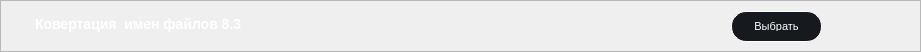
      <widget class="QFrame" name="frame_ConvNameFile83">
       <property name="geometry">
        <rect>
         <x>10</x>
         <y>316</y>
         <width>921</width>
         <height>45</height>
        </rect>
       </property>
       <property name="maximumSize">
        <size>
         <width>16777215</width>
         <height>45</height>
        </size>
       </property>
       <property name="styleSheet">
        <string notr="true">/* styles.qss */

#frame_ConvNameFile83 {
    background-color: #161A1E;
    border-radius: 15px; /* Установите значение по вашему усмотрению для достижения овальной формы */
}
</string>
       </property>
       <property name="frameShape">
        <enum>QFrame::StyledPanel</enum>
       </property>
       <property name="frameShadow">
        <enum>QFrame::Raised</enum>
       </property>
       <layout class="QHBoxLayout" name="horizontalLayout_7">
        <property name="spacing">
         <number>0</number>
        </property>
        <property name="leftMargin">
         <number>0</number>
        </property>
        <property name="topMargin">
         <number>0</number>
        </property>
        <property name="rightMargin">
         <number>0</number>
        </property>
        <property name="bottomMargin">
         <number>0</number>
        </property>
        <item>
         <widget class="QFrame" name="frame_ConvNameFile83_2">
          <property name="minimumSize">
           <size>
            <width>0</width>
            <height>50</height>
           </size>
          </property>
          <property name="styleSheet">
           <string notr="true">background-color: transparent;</string>
          </property>
          <property name="frameShape">
           <enum>QFrame::StyledPanel</enum>
          </property>
          <property name="frameShadow">
           <enum>QFrame::Raised</enum>
          </property>
          <widget class="QLabel" name="labelConvNameFile83">
           <property name="geometry">
            <rect>
             <x>569</x>
             <y>10</y>
             <width>151</width>
             <height>31</height>
            </rect>
           </property>
           <property name="sizePolicy">
            <sizepolicy hsizetype="Preferred" vsizetype="Preferred">
             <horstretch>70</horstretch>
             <verstretch>30</verstretch>
            </sizepolicy>
           </property>
           <property name="minimumSize">
            <size>
             <width>70</width>
             <height>30</height>
            </size>
           </property>
           <property name="styleSheet">
            <string notr="true">color: white; /* Установите цвет текста в белый */
font-size: 14px; /* Установите размер шрифта в 14 пикселей */
font-family: &quot;Times New Roman&quot;; /* Установите тип шрифта по вашему выбору */
font-weight: bold; /* Установите жирность шрифта (если нужно) */
margin-top: 5px; /* Опустить текст на 10 пикселей вниз */</string>
           </property>
           <property name="text">
            <string/>
           </property>
          </widget>
          <widget class="QPushButton" name="pushConvNameFile83">
           <property name="geometry">
            <rect>
             <x>730</x>
             <y>10</y>
             <width>91</width>
             <height>31</height>
            </rect>
           </property>
           <property name="minimumSize">
            <size>
             <width>91</width>
             <height>31</height>
            </size>
           </property>
           <property name="maximumSize">
            <size>
             <width>91</width>
             <height>31</height>
            </size>
           </property>
           <property name="baseSize">
            <size>
             <width>0</width>
             <height>0</height>
            </size>
           </property>
           <property name="styleSheet">
            <string notr="true">/* styles.qss */

QPushButton {
    background-color: #161A1E;
    border-radius: 15px;
    color: white; /* Установите цвет текста */
    font-size: 11px; /* Установите размер шрифта */
    padding: 10px 20px; /* Установите отступы */
    border: 1px solid white; /* Уменьшаем толщину обводки до 1 пикселя */
}

QPushButton:hover {
    background-color: #2C3236;
    transition: background-color 0.3s ease;
}
</string>
           </property>
           <property name="text">
            <string>Выбрать</string>
           </property>
          </widget>
          <widget class="QLabel" name="labelTextConvNameFile83">
           <property name="geometry">
            <rect>
             <x>30</x>
             <y>10</y>
             <width>271</width>
             <height>21</height>
            </rect>
           </property>
           <property name="styleSheet">
            <string notr="true">/* styles.qss */

QLabel {
    color: white; /* Установите цвет текста в белый */
    font-size: 14px; /* Установите размер шрифта в 14 пикселей */
    font-family: &quot;Times New Roman&quot;; /* Установите тип шрифта по вашему выбору */
    font-weight: bold; /* Установите жирность шрифта (если нужно) */
    margin-top: 5px; /* Опустить текст на 10 пикселей вниз */
}
</string>
           </property>
           <property name="text">
            <string>Ковертация  имен файлов 8.3</string>
           </property>
          </widget>
         </widget>
        </item>
       </layout>
      </widget>
